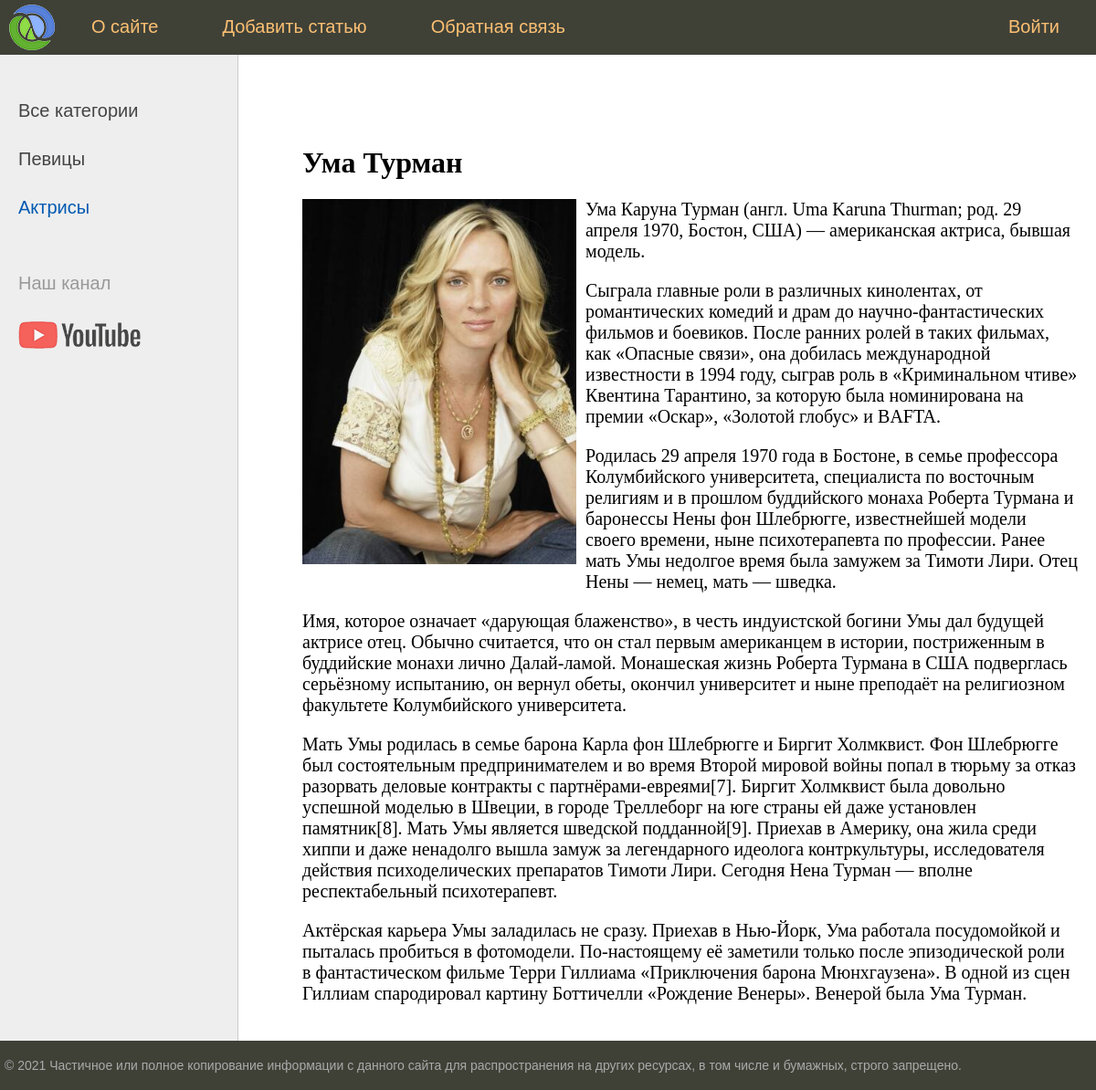
Page /post/uma-turman/ on the committed database.
### women/models.py (models this page shows, shortened)
class Category(models.Model):
    name = models.CharField(max_length=100, db_index=True, verbose_name="Категория")
    slug = models.SlugField(max_length=255, unique=True, db_index=True, verbose_name="URL", null=True)
    class Meta:
        verbose_name = 'Категория'
        verbose_name_plural = 'Категории'
        ordering = ['id']
    def get_absolute_url(self):
        return reverse('category', kwargs={'cat_slug': self.slug})

class Women(models.Model):
    title = models.CharField(max_length=255, verbose_name="Заголовок")
    slug = models.SlugField(max_length=255, unique=True, db_index=True, null=True, verbose_name="URL")
    content = models.TextField(blank=True, verbose_name="Текст статьи")
    photo = models.ImageField(upload_to="photos/%Y/%m/%d/", verbose_name="Фото")
    time_create = models.DateTimeField(auto_now_add=True, verbose_name="Время создания")
    time_update = models.DateTimeField(auto_now=True, verbose_name="Время изменения")
    is_published = models.BooleanField(default=True, verbose_name="Публикация")
    cat = models.ForeignKey('Category', on_delete=models.PROTECT, null=True, verbose_name="Категории")
    class Meta:
        verbose_name = 'Известные женщины'
        verbose_name_plural = 'Известные женщины'
        ordering = ['time_create', 'title']

### women/views.py (the view)
# urls.py: path('post/<slug:post_slug>/', show_post, name='post'),
def show_post(request, post_slug):
    post = get_object_or_404(Women, slug=post_slug)
    context = {
        'post': post,
        'title': post.title,
        'cat_selected': post.cat_id,
    }
    return render(request, 'women/post.html', context=context)

### women/templatetags/women_tags.py (called while the page is built)
@register.inclusion_tag('women/list_categories.html')
def show_categories(sort=None, cat_selected=0):
    if not sort:
        cats = Category.objects.all()
    else:
        cats = Category.objects.order_by(sort)
    return {"cats": cats, "cat_selected": cat_selected}

@register.inclusion_tag('women/main_menu.html')
def main_menu():
    return {"menu": menu}

### women/templates/women/post.html
{% extends 'women/base.html' %}
{% block content %}
<h1>{{post.title}}</h1>
{% if post.photo %}
<p><img class="img-article-left" src="{{post.photo.url}}"></p>
{% endif %}
{{post.content|linebreaks}}
{% endblock %}

### women/templates/women/list_categories.html
{% for c in cats %}
         {% if c.pk == cat_selected %}
                   <li class="selected">{{c.name}}</li>
         {% else %}
                   <li><a href="{{ c.get_absolute_url }}">{{c.name}}</a></li>
         {% endif %}
{% endfor %}

### women/static/women/css/styles.css (style rules this page uses)
html, body { font-family: 'Arial'; margin: 0; padding: 0; height: 100%; width: 100%; color: #444; }
a { color: #0059b2; text-decoration: none; }
img { max-width: 600px; height: auto; }
img.img-article-left { max-width: 300px; height: auto; float: left; padding: 0 10px 10px 0; }
.left-chapters ul li { margin: 30px 0 0 0; color: #999; }
.left-chapters ul li.selected { color: #0059b2; }
.left-chapters ul li a { color: #444; text-decoration: none; }
.content-text h1 { font-size: 32px; }

### rows in the picture
Category: name "Певицы"
Category: name "Актрисы"
Women: title "Ума Турман", photo (picture), content "Ума Каруна Турман (англ. Uma Karuna Thurman; род. 29 апреля 1970, Бостон, США) — американская актриса, бывшая модель. Сыграла главные роли в различных кинолентах, от романтических комедий и драм до научно-фантастических фильмов и боевиков. После ранних ролей в таких фильмах, как «Опасные связи», она добилась международной известности в 1994 году, сыграв роль в «Криминальном чтиве» Квентина Тарантино, за которую была номинирована на премии «Оскар», «Золотой глобус» и BAFTA. Родилась 29 апреля 1970 года в Бостоне, в семье профессора Колумбийского университета, специалиста по восточным религиям и в прошлом буддийского монаха Роберта Турмана и баронессы Нены фон Шлебрюгге, известнейшей модели…"

### other values in the picture
{{ m.title }} "О сайте" "Добавить статью" "Обратная связь"
{{ m.title }} "Войти"
